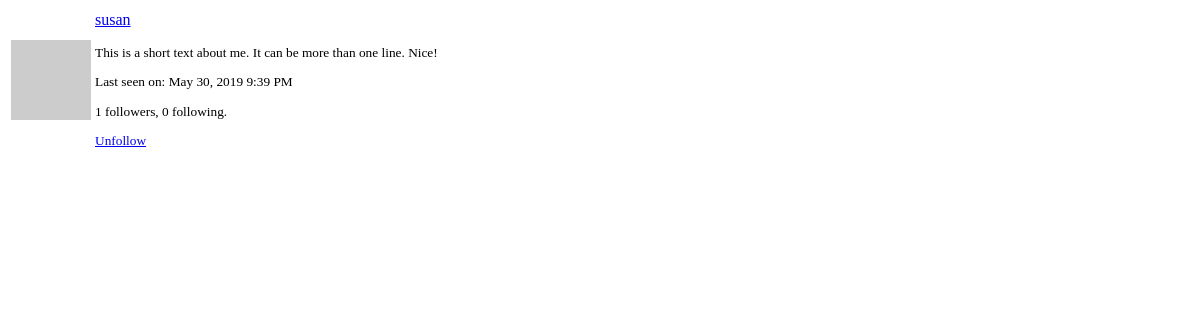
/user/susan/popup (signed in), run on an earlier commit of the app's database.
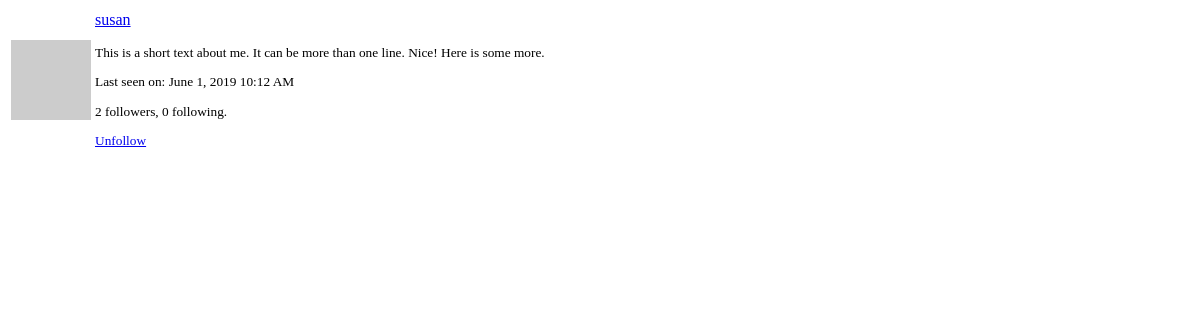
And on a later commit of the database.
### app/models.py (models this page shows, shortened)
class User(UserMixin, db.Model):
    id = db.Column(db.Integer, primary_key=True)
    username = db.Column(db.String(64), index=True, unique=True)
    email = db.Column(db.String(120), index=True, unique=True)
    password_hash = db.Column(db.String(128))
    posts = db.relationship('Post', backref='author', lazy='dynamic')
    about_me = db.Column(db.String(140))
    last_seen = db.Column(db.DateTime, default=datetime.utcnow)
    followed = db.relationship(
        'User', secondary=followers,
        primaryjoin=(followers.c.follower_id == id),
        secondaryjoin=(followers.c.followed_id == id),
        backref=db.backref('followers', lazy='dynamic'), lazy='dynamic')
    def avatar(self, size):
        digest = md5(self.email.lower().encode('utf-8')).hexdigest()
        return 'https://www.gravatar.com/avatar/{}?d=identicon&s={}'.format(digest, size)
    def is_following(self,user):
        return self.followed.filter(followers.c.followed_id == user.id).count() > 0

### app/main/routes.py (the view)
@bp.route('/user/<username>/popup')
@login_required
def user_popup(username):
    user = User.query.filter_by(username=username).first_or_404()
    return render_template('user_popup.html', user=user)

### app/main/routes.py (called while the page is built)
@bp.before_app_request
def before_request():
    if current_user.is_authenticated:
        current_user.last_seen = datetime.utcnow()
        db.session.commit()
        g.search_form = SearchForm()

### app/models.py (called while the page is built)
@login.user_loader
def load_user(id):
    return User.query.get(int(id))

    @classmethod
    def before_commit(cls, session):
        session._changes = {
            'add': list(session.new),
            'update': list(session.dirty),
            'delete': list(session.deleted)
        }

    @classmethod
    def after_commit(cls, session):
        for obj in session._changes['add']:
            if isinstance(obj, SearchableMixin):
                add_to_index(obj.__tablename__, obj)
        for obj in session._changes['update']:
            if isinstance(obj, SearchableMixin):
                add_to_index(obj.__tablename__, obj)
        for obj in session._changes['delete']:
            if isinstance(obj, SearchableMixin):
                remove_from_index(obj.__tablename__, obj)
        session._changes = None

### app/templates/user_popup.html
<table class="table">
    <tr>
        <td width="64px" style="border: 0;"><img src="{{ user.avatar(64) }}"></td>
        <td style="border: 0;">
            <p>
                <a href="{{ url_for('main.user', username=user.username) }}">
                    {{ user.username }}
                </a>
            </p>
            <small>
                {% if user.about_me %}<p>{{ user.about_me }}</p>{% endif %}
                {% if user.last_seen %}
                <p>Last seen on: {{ moment(user.last_seen).format('LLL') }}</p>
                {% endif %}
                <p>{{ user.followers.count() }} followers, {{ user.followed.count() }} following.</p>
                {% if user != current_user %}
                    {% if not current_user.is_following(user) %}
                    <p><a href="{{ url_for('main.follow', username=user.username) }}">Follow</a></p>
                    {% else %}
                    <p><a href="{{ url_for('main.unfollow', username=user.username) }}">Unfollow</a></p>
                    {% endif %}
                {% endif %}
            </small>
        </td>
    </tr>
</table>

What changed in the data, as far as the page shows it:
changed User "susan": about_me "This is a short text about me. It can be more than one line. Nice!" → "This is a short text about me. It can be more than one line. Nice! Here is some more."; last_seen "May 30, 2019 9:39 PM" → "June 1, 2019 10:12 AM"
Also different on the page:
{{ user.followers.count() }}: "1" → "2"
